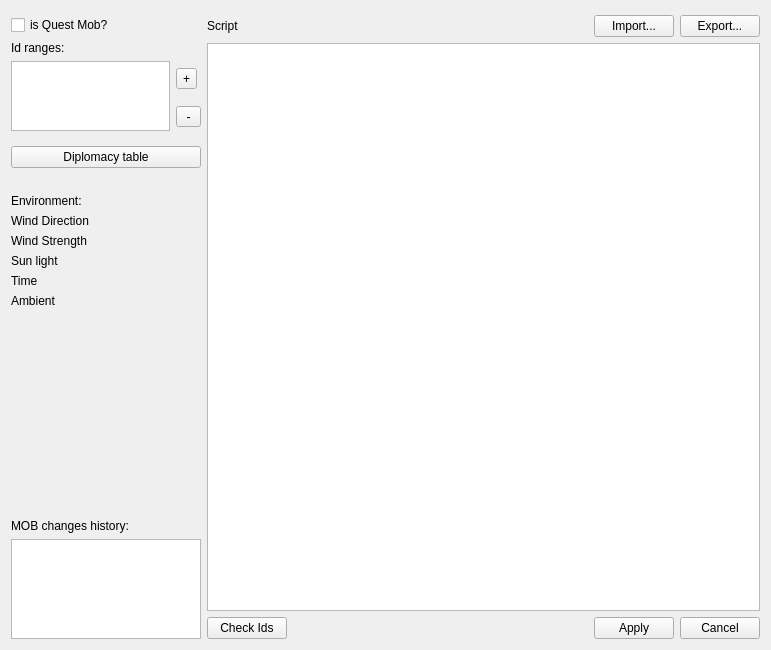
<?xml version="1.0" encoding="UTF-8"?>
<ui version="4.0">
 <class>CMobParameters</class>
 <widget class="QWidget" name="CMobParameters">
  <property name="geometry">
   <rect>
    <x>0</x>
    <y>0</y>
    <width>771</width>
    <height>650</height>
   </rect>
  </property>
  <property name="windowTitle">
   <string>Form</string>
  </property>
  <layout class="QHBoxLayout" name="horizontalLayout_4" stretch="1,10">
   <property name="sizeConstraint">
    <enum>QLayout::SetDefaultConstraint</enum>
   </property>
   <property name="topMargin">
    <number>15</number>
   </property>
   <item>
    <layout class="QVBoxLayout" name="verticalLayout_3">
     <property name="bottomMargin">
      <number>0</number>
     </property>
     <item>
      <widget class="QCheckBox" name="isPrimaryBox">
       <property name="sizePolicy">
        <sizepolicy hsizetype="Fixed" vsizetype="Fixed">
         <horstretch>0</horstretch>
         <verstretch>0</verstretch>
        </sizepolicy>
       </property>
       <property name="text">
        <string>is Quest Mob?</string>
       </property>
      </widget>
     </item>
     <item>
      <widget class="QLabel" name="rangesLabel">
       <property name="sizePolicy">
        <sizepolicy hsizetype="Preferred" vsizetype="Preferred">
         <horstretch>0</horstretch>
         <verstretch>0</verstretch>
        </sizepolicy>
       </property>
       <property name="minimumSize">
        <size>
         <width>190</width>
         <height>0</height>
        </size>
       </property>
       <property name="text">
        <string>Id ranges:</string>
       </property>
      </widget>
     </item>
     <item>
      <layout class="QGridLayout" name="gridLayout">
       <item row="0" column="1">
        <widget class="QToolButton" name="button_plusRanges">
         <property name="text">
          <string>+</string>
         </property>
        </widget>
       </item>
       <item row="1" column="1">
        <widget class="QToolButton" name="button_minusRanges">
         <property name="text">
          <string> - </string>
         </property>
        </widget>
       </item>
       <item row="0" column="0" rowspan="2">
        <widget class="QListWidget" name="listRanges">
         <property name="sizePolicy">
          <sizepolicy hsizetype="Preferred" vsizetype="Preferred">
           <horstretch>0</horstretch>
           <verstretch>0</verstretch>
          </sizepolicy>
         </property>
         <property name="minimumSize">
          <size>
           <width>0</width>
           <height>0</height>
          </size>
         </property>
         <property name="maximumSize">
          <size>
           <width>10000</width>
           <height>10000</height>
          </size>
         </property>
         <property name="autoScrollMargin">
          <number>16</number>
         </property>
         <property name="resizeMode">
          <enum>QListView::Fixed</enum>
         </property>
         <property name="modelColumn">
          <number>0</number>
         </property>
         <property name="currentRow">
          <number>-1</number>
         </property>
        </widget>
       </item>
      </layout>
     </item>
     <item>
      <widget class="QWidget" name="baseMobParamWidget" native="true">
       <property name="sizePolicy">
        <sizepolicy hsizetype="Minimum" vsizetype="Minimum">
         <horstretch>0</horstretch>
         <verstretch>0</verstretch>
        </sizepolicy>
       </property>
       <property name="minimumSize">
        <size>
         <width>0</width>
         <height>0</height>
        </size>
       </property>
       <property name="maximumSize">
        <size>
         <width>10000</width>
         <height>10000</height>
        </size>
       </property>
       <layout class="QVBoxLayout" name="verticalLayout_2">
        <property name="leftMargin">
         <number>0</number>
        </property>
        <property name="rightMargin">
         <number>0</number>
        </property>
        <item>
         <widget class="QPushButton" name="diplomacyButton">
          <property name="text">
           <string>Diplomacy table</string>
          </property>
         </widget>
        </item>
        <item>
         <spacer name="horizontalSpacer">
          <property name="orientation">
           <enum>Qt::Horizontal</enum>
          </property>
          <property name="sizeHint" stdset="0">
           <size>
            <width>40</width>
            <height>20</height>
           </size>
          </property>
         </spacer>
        </item>
        <item>
         <layout class="QFormLayout" name="formLayout_2">
          <property name="horizontalSpacing">
           <number>6</number>
          </property>
          <property name="verticalSpacing">
           <number>6</number>
          </property>
          <item row="1" column="0">
           <widget class="QLabel" name="windDir">
            <property name="text">
             <string>Wind Direction</string>
            </property>
           </widget>
          </item>
          <item row="2" column="0">
           <widget class="QLabel" name="windStr">
            <property name="text">
             <string>Wind Strength</string>
            </property>
           </widget>
          </item>
          <item row="3" column="0">
           <widget class="QLabel" name="sunLight">
            <property name="text">
             <string>Sun light</string>
            </property>
           </widget>
          </item>
          <item row="0" column="0" colspan="2">
           <widget class="QLabel" name="labelEnv">
            <property name="text">
             <string>Environment:</string>
            </property>
           </widget>
          </item>
          <item row="4" column="0">
           <widget class="QLabel" name="time">
            <property name="text">
             <string>Time</string>
            </property>
           </widget>
          </item>
          <item row="5" column="0">
           <widget class="QLabel" name="ambient">
            <property name="text">
             <string>Ambient</string>
            </property>
           </widget>
          </item>
         </layout>
        </item>
       </layout>
      </widget>
     </item>
     <item>
      <spacer name="verticalSpacer_2">
       <property name="orientation">
        <enum>Qt::Vertical</enum>
       </property>
       <property name="sizeHint" stdset="0">
        <size>
         <width>20</width>
         <height>40</height>
        </size>
       </property>
      </spacer>
     </item>
     <item>
      <widget class="QLabel" name="historyLabel">
       <property name="text">
        <string>MOB changes history:</string>
       </property>
      </widget>
     </item>
     <item>
      <widget class="QUndoView" name="undoViewMob">
       <property name="maximumSize">
        <size>
         <width>16777215</width>
         <height>100</height>
        </size>
       </property>
      </widget>
     </item>
    </layout>
   </item>
   <item>
    <layout class="QVBoxLayout" name="verticalLayout_4">
     <item>
      <layout class="QHBoxLayout" name="horizontalLayout_3">
       <item>
        <widget class="QLabel" name="scriptLabel">
         <property name="text">
          <string>Script</string>
         </property>
        </widget>
       </item>
       <item>
        <spacer name="horizontalSpacer_3">
         <property name="orientation">
          <enum>Qt::Horizontal</enum>
         </property>
         <property name="sizeHint" stdset="0">
          <size>
           <width>40</width>
           <height>20</height>
          </size>
         </property>
        </spacer>
       </item>
       <item>
        <widget class="QPushButton" name="pushImport">
         <property name="text">
          <string>Import...</string>
         </property>
        </widget>
       </item>
       <item>
        <widget class="QPushButton" name="pushExport">
         <property name="text">
          <string>Export...</string>
         </property>
        </widget>
       </item>
      </layout>
     </item>
     <item>
      <widget class="QPlainTextEdit" name="plainTextEdit"/>
     </item>
     <item>
      <layout class="QHBoxLayout" name="horizontalLayout_2">
       <item>
        <widget class="QPushButton" name="pushCheck">
         <property name="text">
          <string>Check Ids</string>
         </property>
        </widget>
       </item>
       <item>
        <spacer name="horizontalSpacer_2">
         <property name="orientation">
          <enum>Qt::Horizontal</enum>
         </property>
         <property name="sizeHint" stdset="0">
          <size>
           <width>40</width>
           <height>20</height>
          </size>
         </property>
        </spacer>
       </item>
       <item>
        <widget class="QPushButton" name="pushApply">
         <property name="text">
          <string>Apply</string>
         </property>
        </widget>
       </item>
       <item>
        <widget class="QPushButton" name="pushCancel">
         <property name="text">
          <string>Cancel</string>
         </property>
        </widget>
       </item>
      </layout>
     </item>
    </layout>
   </item>
  </layout>
 </widget>
 <resources/>
 <connections/>
</ui>
